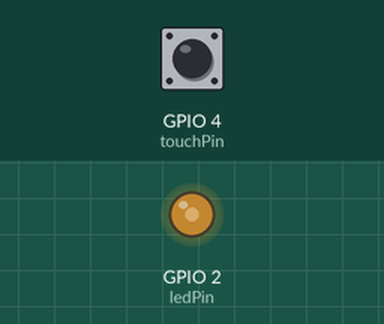
This sketch was run on a simulated ESP32. Parts: output pins drawn as LEDs (lit = HIGH). Inputs (shaded band) come from the test bench; at power-on: GPIO 4 (touchPin) HIGH. What the sketch prints to the serial monitor is not drawn.

Above: at 1.2 s.
1.3 s: GPIO 4 (touchPin) pulled LOW for 0.15 s
At 1.65 s:
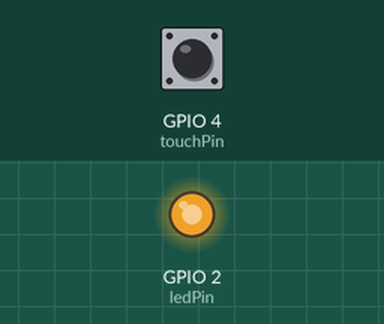
4.3 s: GPIO 4 (touchPin) pulled LOW for 1 s
At 5.26 s:
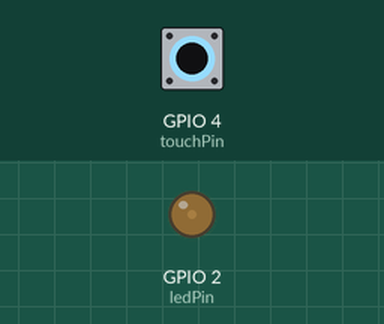
Timing chart, 0 to 13.5 s (numbered marks = the images above; inputs shaded):
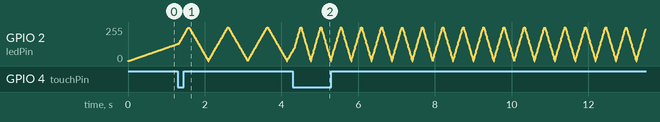

The sketch:

ex05.ino
```cpp
// 引脚定义
const int touchPin = T0;   // 触摸引脚，对应 GPIO4
const int ledPin = 2;      // 板载 LED

// PWM 配置
const int pwmFreq = 5000;          // 5kHz，无频闪
const int pwmResolution = 8;       // 8 位分辨率，0~255

// 速度档位对应的亮度步长（越大呼吸越快）
const int stepTable[] = {0, 1, 5, 10};  // 索引 1/2/3 分别对应 1/2/3 档
int speedLevel = 1;                     // 当前档位，初值 1 档（最慢）
int step = stepTable[speedLevel];       // 当前步长

// 呼吸灯状态
int brightness = 0;                     // 当前亮度
int fadeDirection = 1;                  // 1：增亮，-1：变暗
unsigned long lastUpdate = 0;           // 上一次更新 PWM 的时间
const int updateInterval = 10;          // 每 10ms 更新一次亮度（保证流畅）

// 触摸防抖变量
bool lastTouchState = false;
unsigned long lastDebounceTime = 0;
const unsigned long debounceDelay = 50;

void setup() {
  Serial.begin(115200);

  // 新版 LEDC 初始化：直接附加引脚，自动分配通道
  // ledcAttach(pin, freq, resolution) 返回通道号（可忽略）
  ledcAttach(ledPin, pwmFreq, pwmResolution);
  ledcWrite(ledPin, brightness);   // 起始熄灭

  Serial.println("多档位触摸调速呼吸灯已启动");
  Serial.print("当前速度档位：");
  Serial.println(speedLevel);
}

void loop() {
  // ── 1. 触摸检测与档位切换 ──
  int touchValue = touchRead(touchPin);
  bool currentTouchState = (touchValue < 60);   // 阈值需实际校准

  if ((millis() - lastDebounceTime) > debounceDelay) {
    // 边缘检测：从未触摸 -> 触摸的瞬间
    if (currentTouchState == true && lastTouchState == false) {
      // 切换档位 1->2->3->1 循环
      speedLevel = (speedLevel % 3) + 1;
      step = stepTable[speedLevel];             // 更新步长
      Serial.print("速度档位切换为：");
      Serial.println(speedLevel);
    }
    lastTouchState = currentTouchState;
    lastDebounceTime = millis();
  }

  // ── 2. 非阻塞呼吸灯效果 ──
  unsigned long now = millis();
  if (now - lastUpdate >= updateInterval) {
    lastUpdate = now;

    // 按当前步长改变亮度
    brightness += (fadeDirection * step);

    // 到达边界时反转方向
    if (brightness >= 255) {
      brightness = 255;
      fadeDirection = -1;   // 开始变暗
    } else if (brightness <= 0) {
      brightness = 0;
      fadeDirection = 1;    // 开始变亮
    }

    // 输出新的 PWM 占空比（新版写法）
    ledcWrite(ledPin, brightness);
  }
}
```
